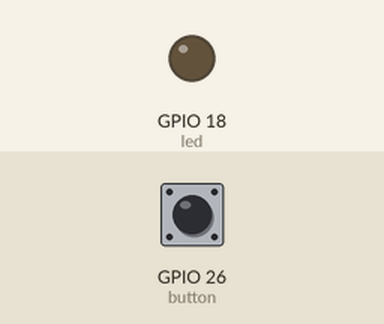
Simulated run of this program. Board: ESP32 board running MicroPython. On the bench: output pins drawn as LEDs (lit = HIGH). The inputs (shaded band) are chosen by the test bench; at power-on: GPIO 26 (button) HIGH.

Above: at 1.2 s.
1.3 s: GPIO 26 (button) pulled LOW for 0.15 s
At 1.37 s:
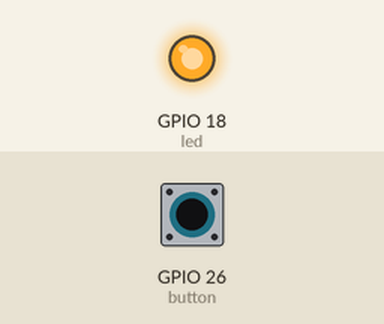
2.9 s: GPIO 26 (button) pulled LOW for 3.2 s
At 7.4 s:
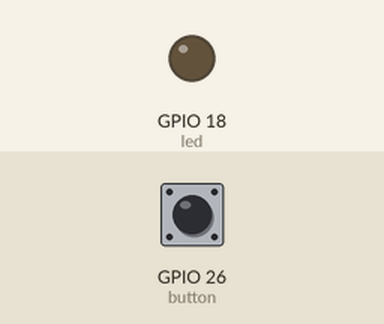
Timing chart, 0 to 8.9 s (numbered marks = the images above; inputs shaded):
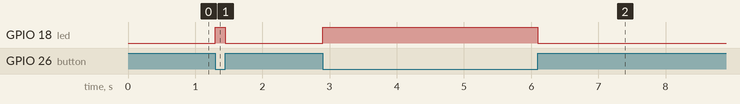

Measured:
- after the input at 1.3 s, GPIO 18 (led): LOW → HIGH at once, → LOW 0.15 s later
- after the input at 2.9 s, GPIO 18 (led): LOW → HIGH at once, → LOW 3.2 s later

The program:

button_pullup.py
```python
from machine import Pin

# Configure GPIO pins
led = Pin(18, Pin.OUT)  # LED on GPIO 2
button = Pin(26, Pin.IN, Pin.PULL_UP)  # Button on GPIO 4 with pull-up resistor

while True:
    # Read button state and set LED state accordingly
    led.value(not button.value())  # LED reflects button state (inverted due to pull-up)
```
